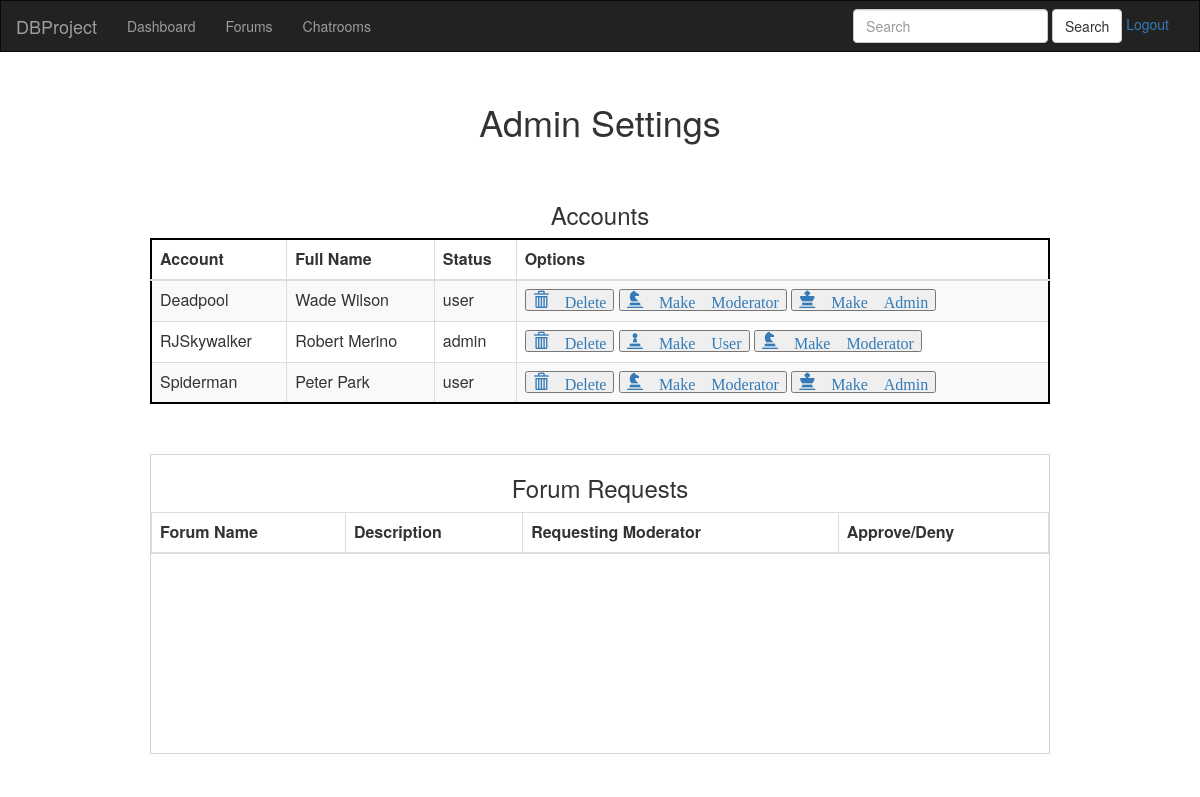
Screenshot of /admin.php (signed in) with the database file from the repository.
### tables this page shows
CREATE TABLE `User` (
  `Username` varchar(45) NOT NULL,
  `Password` varchar(45) NOT NULL,
  `FullName` varchar(45) DEFAULT NULL,
  `Status` enum('user','moderator','admin') NOT NULL DEFAULT 'user',
  PRIMARY KEY (`Username`),
  KEY `user_status_idx` (`Status`)
);

### admin.php (the view, shortened to what this page needs)
<?php
include('header.php');
?>
<html>
  <head>
  </head>
  <body>
    <div class="flex-container">
      <h1>Admin Settings</h1>
      <div class="row">
        <div class="col-sm-12" id="accounts">
          <h3>Accounts</h3>
          <table class="table table-striped table-bordered table-hover" style="border: 2px solid black;">
            <thead>
              <tr>
                <th>Account</th>
                <th>Full Name</th>
                <th>Status</th>
                <th>Options</th>
              </tr>
            </thead>
            <tbody>
              <?php
                $stmt = $db->prepare("SELECT Username, FullName, Status FROM User WHERE NOT Username=?");
                $stmt->bind_param("s", $_SESSION['user']);
                $stmt->execute();
                $stmt->bind_result($user, $name, $status);
                while ($stmt->fetch() == TRUE) {
                  echo '
                  <tr>
                  <td>'.$user.'</td>
                  <td>'.$name.'</td>
                  <td>'.$status.'</td>
                  <td>
                    <button><a href="account.php?account='.$user.'&action=delete" class="glyphicon glyphicon-trash"> Delete</a></button>';
                    if ($status == "user") {
                      echo '
                      <button><a href="account.php?account='.$user.'&action=moderator" class="glyphicon glyphicon-knight"> Make Moderator</a></button>
                      <button><a href="account.php?account='.$user.'&action=admin" class="glyphicon glyphicon-king"> Make Admin</a></button>
                      ';
                    }
                    else if ($status == "moderator"){
                      echo '
                      <button><a href="account.php?account='.$user.'&action=user" class="glyphicon glyphicon-pawn"> Make User</a></button>
                      <button><a href="account.php?account='.$user.'&action=admin" class="glyphicon glyphicon-king"> Make Admin</a></button>
                      ';
                    }
                    else {
                      echo '
                      <button><a href="account.php?account='.$user.'&action=user" class="glyphicon glyphicon-pawn"> Make User</a></button>
                      <button><a href="account.php?account='.$user.'&action=moderator" class="glyphicon glyphicon-knight"> Make Moderator</a></button>
                      ';
                    }
                    echo '</td></tr>';
                }
              ?>
            </tbody>
          </table>
        </div>
      </div>
      <div class="row">
        <div class="col-sm-12" id="requests">
          <div id="forumRequests" style="overflow:scroll; height:300px;border-style:solid;border-width:thin;border-color:lightgrey;">
            <h3>Forum Requests</h3>
            <table class="table table-striped table-bordered table-hover">
              <thead>
                <tr>
                  <th>Forum Name</th>
                  <th>Description</th>
                  <th>Requesting Moderator</th>
                  <th>Approve/Deny</th>
                </tr>
              </thead>
          </table>
          </div>
      </div>
    </div>
    </div>
  </body>

### stylesheet/styles.css (style rules this page uses)
html,body { height:100%; }
.flex-container { display: -webkit-flex; display: flex; -webkit-flex-flow: row wrap; flex-flow: row wrap; text-align: center; padding-left: 50px; padding-right: 50px; padding-top: 15px; padding-bottom: 15px; }
.flex-container > * { padding: 15px; -webkit-flex: 1 100%; flex: 1 100%; padding-left: 100px; padding-right: 100px; }

### rows the page displays
user: Username "Deadpool", FullName "Wade Wilson", Status "user"
user: Username "RJSkywalker", FullName "Robert Merino", Status "admin"
user: Username "Spiderman", FullName "Peter Park", Status "user"
